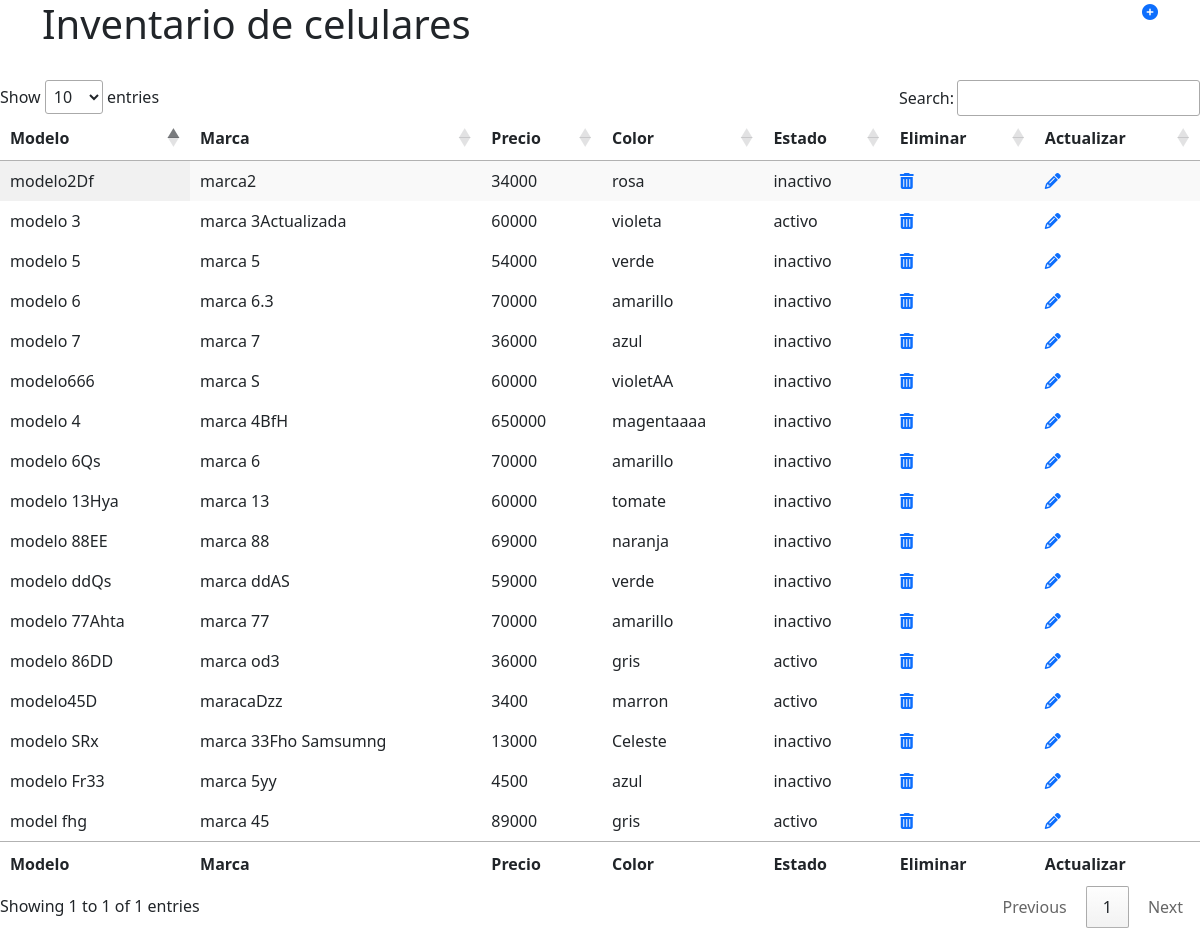
The page / on the database its author committed.
### tables this page shows
CREATE TABLE `tblcelular` (
  `codigo` int(3) NOT NULL,
  `modelo` varchar(200) NOT NULL,
  `marca` varchar(200) NOT NULL,
  `precio` int(10) NOT NULL,
  `color` varchar(50) NOT NULL,
  `estado` int(1) NOT NULL
);

CREATE TABLE `tblestado` (
  `codigo` int(1) NOT NULL,
  `nombre` varchar(20) NOT NULL
);

### index.php (the view, shortened to what this page needs)
<!DOCTYPE html>
<html lang="en">
<head>
    <link href="https://cdn.jsdelivr.net/npm/bootstrap@5.0.0-beta3/dist/css/bootstrap.min.css" rel="stylesheet">
    <link rel="stylesheet" type="text/css" href="https://cdn.datatables.net/1.10.24/css/jquery.dataTables.min.css">
</head>
<body>
    <script type="text/javascript">
        $(document).ready(function() {
            $('#example').DataTable();
        });
    </script>
    <div class="container d-flex justify-content-between">
        <h1 class="display">Inventario de celulares</h1>
        <a href="insertar.php" data-bs-toggle="popover" title="Insertar nuevo celular"> <i class="fas fa-plus-circle"></i> </a>
    </div>
    <br>
    <table id="example" class="display  jTable" style="width:100%">
        <thead>
            <tr>
                <th>Modelo</th>
                <th>Marca</th>
                <th>Precio</th>
                <th>Color</th>
                <th>Estado</th>
                <th>Eliminar</th>
                <th>Actualizar</th>
            </tr>
        </thead>
        <?php
        include "includes/conexion.php";
        $seleccionar = $conexion->query("SELECT c.codigo ,  e.nombre as 'estado' , c.modelo , c.marca , c.precio , c.color FROM tblcelular as c INNER JOIN tblestado as e ON  c.estado = e.codigo");
        while ($datos = $seleccionar->fetch_assoc()) {
        ?>
            <tbody>
                <tr >
                    <td ><?php echo $datos['modelo']; ?></td>
                    <td> <?php echo $datos['marca']; ?></td>
                    <td> <?php echo $datos['precio']; ?></td>
                    <td><?php echo $datos['color']; ?></td>
                    <td><?php echo $datos['estado']; ?></td>
                    <td><a href="eliminar.php?codigo=<?php echo $datos['codigo'] ?>" data-bs-toggle="popover" title="Eliminar celular"><i class="fas fa-trash-alt"></i></a></td>
                    <td><a href="actualizar.php?codigo=<?php echo $datos['codigo'] ?>" data-bs-toggle="popover" title="Actualizar celular"> <i class="fas fa-pencil-alt"></i> </a> </td>
                </tr>
            </tbody>
        <?php
        }
        ?>
        <tfoot>
            <tr>
                <th>Modelo</th>
                <th>Marca</th>
                <th>Precio</th>
                <th>Color</th>
                <th>Estado</th>
                <th>Eliminar</th>
                <th>Actualizar</th>
            </tr>
        </tfoot>
    </table>
</body>
</html>

### rows shown on the page
tblcelular: modelo "modelo2Df", marca "marca2", precio "34000", color "rosa", estado.nombre "inactivo"
tblcelular: modelo "modelo 3", marca "marca 3Actualizada", precio "60000", color "violeta", estado.nombre "activo"
tblcelular: modelo "modelo 5", marca "marca 5", precio "54000", color "verde", estado.nombre "inactivo"
tblcelular: modelo "modelo 6", marca "marca 6.3", precio "70000", color "amarillo", estado.nombre "inactivo"
tblcelular: modelo "modelo 7", marca "marca 7", precio "36000", color "azul", estado.nombre "inactivo"
tblcelular: modelo "modelo666", marca "marca S", precio "60000", color "violetAA", estado.nombre "inactivo"
tblcelular: modelo "modelo 4", marca "marca 4BfH", precio "650000", color "magentaaaa", estado.nombre "inactivo"
tblcelular: modelo "modelo 6Qs", marca "marca 6", precio "70000", color "amarillo", estado.nombre "inactivo"
tblcelular: modelo "modelo 13Hya", marca "marca 13", precio "60000", color "tomate", estado.nombre "inactivo"
tblcelular: modelo "modelo 88EE", marca "marca 88", precio "69000", color "naranja", estado.nombre "inactivo"
tblcelular: modelo "modelo ddQs", marca "marca ddAS", precio "59000", color "verde", estado.nombre "inactivo"
tblcelular: modelo "modelo 77Ahta", marca "marca 77", precio "70000", color "amarillo", estado.nombre "inactivo"
tblcelular: modelo "modelo 86DD", marca "marca od3", precio "36000", color "gris", estado.nombre "activo"
tblcelular: modelo "modelo45D", marca "maracaDzz", precio "3400", color "marron", estado.nombre "activo"
tblcelular: modelo "modelo SRx", marca "marca 33Fho Samsumng", precio "13000", color "Celeste", estado.nombre "inactivo"
tblcelular: modelo "modelo Fr33", marca "marca 5yy", precio "4500", color "azul", estado.nombre "inactivo"
tblcelular: modelo "model fhg", marca "marca 45", precio "89000", color "gris", estado.nombre "activo"
